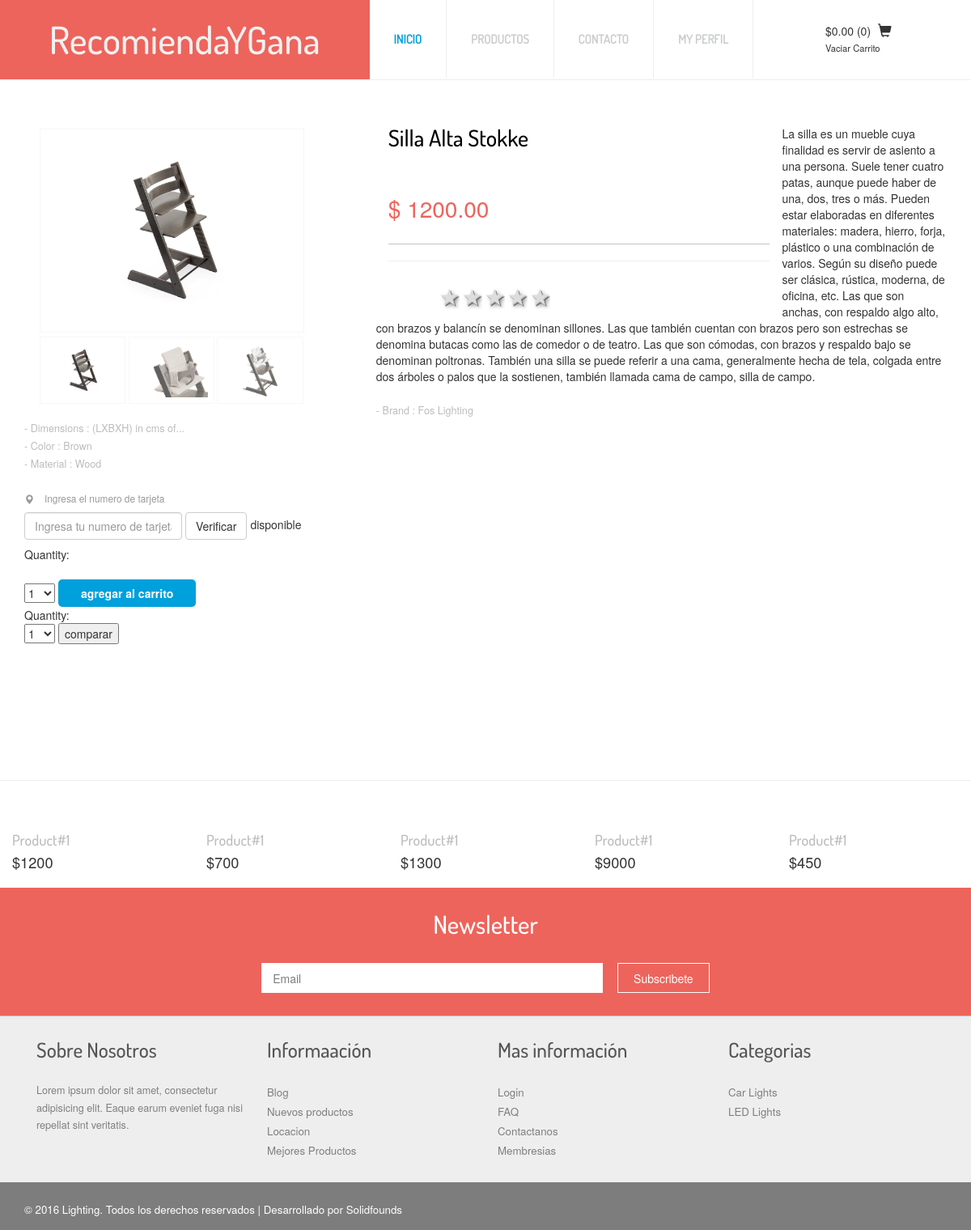
/1/silla-alta-stokke/, run on the app's committed database.
### shop/models.py (models this page shows, shortened)
class Producto(models.Model):
    categoria = models.ForeignKey(Categoria, related_name='productos')
    nombre = models.CharField(max_length=200, db_index=True)
    marca = models.CharField(max_length=150, default='vacia')
    slug = models.SlugField(max_length=200, db_index=True)
    imagen = models.ImageField(upload_to='products/%Y/%m/%d',blank=True)
    imagen2 = models.ImageField(upload_to='products/%Y/%m/%d',blank=True)
    imagen3 = models.ImageField(upload_to='products/%Y/%m/%d',blank=True)
    descripcion = models.TextField(blank=True)
    precio = models.DecimalField(max_digits=10, decimal_places=2)
    stock = models.PositiveIntegerField()
    disponible = models.BooleanField(default=True)
    creado = models.DateTimeField(auto_now_add=True)
    actualizado = models.DateTimeField(auto_now=True)
    class Meta:
        index_together = (('id', 'slug'),)

### shop/views.py (the view)
# urls.py: url(r'^(?P<id>\d+)/(?P<slug>[-\w]+)/$',views.producto_detalle,name='producto_detalle'),
def producto_detalle(request, id, slug):
    producto = get_object_or_404(Producto,
                                 id=id,
                                 slug=slug,
                                 disponible=True)
    cart_product_form = CartAddProductForm()
    comparate_product_form = CompararAddProductForm
    return render(request, 'shop/producto/detalle.html', {'producto':producto,
                                                          'cart_product_form':cart_product_form,
                                                          'comparate_product_form':comparate_product_form})

### cart/forms.py
class CartAddProductForm(forms.Form):
    quantity = forms.TypedChoiceField(
        choices=PRODUCT_QUANTITY_CHOICES, coerce=int)
    update = forms.BooleanField(required=False,
                                initial=False,
                                widget=forms.HiddenInput)

### cart/context_processors.py (called while the page is built)
def cart(request):
    return {'cart':Cart(request)}

### shop/templates/shop/producto/detalle.html (shortened to what this page needs)
{% extends 'base-single.html' %}
{% load staticfiles %}
{% block contenidosingle %}
    <div class="product">
	 <div class="container">
		 <div class="product-price1">
			 <div class="top-sing">
				  <div class="col-md-7 single-top">
					 <div class="flexslider">
							  <ul class="slides">
								<li data-thumb="{{ producto.imagen.url }}">
									<div class="thumb-image"> <img src="{{ producto.imagen.url }}" data-imagezoom="true" class="img-responsive" alt=""/> </div>
								</li>
								<li data-thumb="{{ producto.imagen2.url }}">
									 <div class="thumb-image"> <img src="{{ producto.imagen2.url }}" data-imagezoom="true" class="img-responsive" alt=""/> </div>
								</li>
							  </ul>
						</div>
				 </div>
			     <div class="col-md-5 single-top-in simpleCart_shelfItem">
					  <div class="single-para ">
						 <h4>{{ producto.nombre }}</h4>
							<h5 class="item_price">$ {{ producto.precio }}</h5>
                            <hr>
                            <div class="rating">
                                <input type="radio" id="star5" name="rating" value="5" /><label for="star5" title="Rocks!">5 stars</label>
                                <input type="radio" id="star4" name="rating" value="4" /><label for="star4" title="Pretty good">4 stars</label>
                                <input type="radio" id="star3" name="rating" value="3" /><label for="star3" title="Meh">3 stars</label>
                                <input type="radio" id="star2" name="rating" value="2" /><label for="star2" title="Kinda bad">2 stars</label>
                                <input type="radio" id="star1" name="rating" value="1" /><label for="star1" title="Sucks big time">1 star</label>
 	                        </div>
                      </div>
                 </div>
							<p class="para">
                                {{ producto.descripcion|linebreaks }}
                            </p>
							<div class="prdt-info-grid">
								 <ul>
									 <li>- Brand : Fos Lighting</li>
									 <li>- Dimensions : (LXBXH) in cms of...</li>
									 <li>- Color : Brown</li>
									 <li>- Material : Wood</li>
								 </ul>
							</div>
							<div class="check">
							 <p><span class="glyphicon glyphicon-map-marker" aria-hidden="true"></span>Ingresa el numero de tarjeta </p>
							 <form class="navbar-form">
								  <div class="form-group">
									<input type="text" class="form-control" placeholder="Ingresa tu numero de tarjeta">
								  </div>
								  <button type="submit" class="btn btn-default">Verificar</button>
                                 {% if producto.stock > 1 %}
                                     disponible
                                 {% else %}
                                     no disponible
                                 {% endif %}
							 </form>
						    </div>
                            <form action="{% url "cart:cart_add" producto.id %}" method="post">
                                {{ cart_product_form }}
                                <input type="submit" class="add-cart item_add" value="agregar al carrito">
                            </form>
                            <form action="{% url "cart:ccart_add" producto.id %}" method="post">
                                {{ comparate_product_form }}
                                <input type="submit" value="comparar">
                            </form>
					 </div>
				 </div>
			 </div>
	     </div>
		 <div class="bottom-prdt">
			 <div class="btm-grid-sec">
				 <div class="col-md-2 btm-grid">
					 <a href="product.html">
						<h4>Product#1</h4>
						<span>$1200</span></a>
				 </div>
				 <div class="col-md-2 btm-grid">
					 <a href="product.html">
						<h4>Product#1</h4>
						<span>$700</span></a>
				 </div>
				 <div class="col-md-2 btm-grid">
					  <a href="product.html">
						<h4>Product#1</h4>
						<span>$1300</span></a>
				 </div>
				 <div class="col-md-2 btm-grid">
					  <a href="product.html">
						<h4>Product#1</h4>
						<span>$9000</span></a>
				 </div>
				 <div class="col-md-2 btm-grid">
					  <a href="product.html">
						<h4>Product#1</h4>
						<span>$450</span></a>
				 </div>
				  <div class="clearfix"></div>
			 </div>
		 </div>
             {% load disqus_tags %}
{% endblock %}

### shop/templates/base-single.html (shortened to what this page needs)
<!DOCTYPE html>
<html>
<head>
    {% load staticfiles %}
    {% load staticfiles %}
<link href="{% static 'css/bootstrap.css' %}" rel="stylesheet" type="text/css" media="all" />
<link href="{% static 'css/style.css' %}" rel="stylesheet" type="text/css" media="all" />
<link href="{% static 'css/memenu.css' %}" rel="stylesheet" type="text/css" media="all" />
<link href="{% static 'css/form.css' %}" rel="stylesheet" type="text/css" media="all" />
<link rel="stylesheet" href="{% static 'css/flexslider.css' %}" type="text/css" media="screen" />
</head>
<body>
<div class="header-top">
	 <div class="header-bottom">
				<div class="logo">
					<h1><a href="index.html">RecomiendaYGana</a></h1>
				</div>
			 <div class="top-nav">
				<ul class="memenu skyblue"><li class="active"><a href="index.html">Inicio</a></li>
					<li class="grid"><a href="#">Productos</a>
					</li>
					<li class="grid"><a href="typo.html">Contacto</a></li>
					<li class="grid"><a href="contact.html">My perfil</a></li>
				</ul>
				<div class="clearfix"> </div>
			 </div>
			 <div class="cart box_1">
				 <a href="checkout.html">
					<div class="total">
					<span class="simpleCart_total"></span> (<span id="simpleCart_quantity" class="simpleCart_quantity"></span>)</div>
					<span class="glyphicon glyphicon-shopping-cart" aria-hidden="true"></span>
				</a>
				<p><a href="javascript:;" class="simpleCart_empty">Vaciar Carrito</a></p>
			 </div>
			 <div class="clearfix"> </div>
			 </div>
</div>
{% block contenidosingle %}
{% endblock %}
<div class="subscribe">
	 <div class="container">
		 <h3>Newsletter</h3>
		 <form>
			 <input type="text" class="text" value="Email" onfocus="this.value = '';" onblur="if (this.value == '') {this.value = 'Email';}">
			 <input type="submit" value="Subscribete">
		 </form>
	 </div>
</div>
<div class="footer">
	 <div class="container">
		 <div class="footer-grids">
			 <div class="col-md-3 about-us">
				 <h3>Sobre Nosotros</h3>
				 <p>Lorem ipsum dolor sit amet, consectetur adipisicing elit. Eaque earum eveniet fuga nisi repellat sint veritatis.</p>
			 </div>
			 <div class="col-md-3 ftr-grid">
					<h3>Informaación</h3>
					<ul class="nav-bottom">
						<li><a href="#">Blog</a></li>
						<li><a href="#">Nuevos productos</a></li>
						<li><a href="#">Locacion</a></li>
						<li><a href="#">Mejores Productos</a></li>
					</ul>
			 </div>
			 <div class="col-md-3 ftr-grid">
					<h3>Mas información</h3>
					<ul class="nav-bottom">
						<li><a href="login.html">Login</a></li>
						<li><a href="#">FAQ</a></li>
						<li><a href="contact.html">Contactanos</a></li>
						<li><a href="#">Membresias</a></li>
					</ul>
			 </div>
			 <div class="col-md-3 ftr-grid">
					<h3>Categorias</h3>
					<ul class="nav-bottom">
						<li><a href="#">Car Lights</a></li>
						<li><a href="#">LED Lights</a></li>
					</ul>
			 </div>
			 <div class="clearfix"></div>
		 </div>
	 </div>
</div>
<div class="copywrite">
	 <div class="container">
		 <div class="copy">
			 <p>© 2016 Lighting. Todos los derechos reservados  | Desarrollado por  <a href="https://solidfounds.com/" target="_blank">Solidfounds</a> </p>
		 </div>
		 <div class="social">
				<a href="#"><i class="facebook"></i></a>
				<a href="#"><i class="twitter"></i></a>
				<a href="#"><i class="dribble"></i></a>
				<a href="#"><i class="google"></i></a>
				<a href="#"><i class="youtube"></i></a>
		 </div>
		 <div class="clearfix"></div>
	 </div>
</div>
</body>
</html>

### shop/static/css/style.css (style rules this page uses)
body a { transition: 0.5s all; -webkit-transition: 0.5s all; -o-transition: 0.5s all; -moz-transition: 0.5s all; -ms-transition: 0.5s all; }
ul { padding: 0; margin: 0; }
h1,h2,h3,h4,h5,h6,label,p { margin:0; }
.cart.box_1 a { color: #333; }
.box_1 { float: right; width: 15%; margin-top:2em; }
.glyphicon-shopping-cart:before { margin-left: 5px; font-size:1.2em; }
.box_1 p a { color: rgba(204, 204, 204, 1); font-size: 0.8em; }
.total { display: inline-block; }
.header-bottom { border-bottom: 1px solid #eee; }
.logo h1 a { color: #F1F1F1; font-family: 'Dosis-Medium'; font-size: 1.3em; font-weight: 100; padding: 0.5em 1.3em; text-decoration:none; background:#ed645c; display:inline-block; }
.logo { float:left; }
.top-nav { width: 42%; display: block; float: left; }
.skyblue { float:left; }
.glyphicon { top: 2px; margin-right:5px; }
.subscribe { background:#ed645c; text-align:center; padding:2em 0; }
.subscribe h3 { color:#fff; padding-bottom:1em; margin:0; font-family: 'Dosis-Medium'; font-size: 2.2em; }
.subscribe form { width:50%; margin:0 auto; }
.subscribe form input[type="text"] { border:0; outline:0; width:74%; font-size:1em; padding:0.6em 1em; color:#7D7D7D; }
.subscribe form input[type="submit"] { outline:none; border:1px solid #fff; width:20%; padding:0.55em; background:none; margin-left:1em; color:#fff; }
.footer { background:#eee; padding:2em 0; border-top:1px solid #c0c0c0; }
.about-us h3 { color: #555; font-size:1.8em; font-family: 'Dosis-Medium'; margin-bottom:1em; }
.about-us p { line-height:1.7em; color:#7F7F7F; font-size:0.9em; }
.ftr-grid h3 { font-size: 1.8em; color: #555; font-family: 'Dosis-Medium'; margin: 0 0 1em; }
ul.nav-bottom li { list-style: none; padding:2px 0; }
ul.nav-bottom li a { text-decoration: none; color: #7F7F7F; font-size: 0.9em; display: inline-block; }
ul.nav-bottom li:nth-child(1) { margin:0; }
.copywrite { padding:1em 0; background:#7D7D7D; }
.copy { float:left; }
.copy p { color:#fff; font-size:0.95em; padding-top:10px; }
.copy p a { color:#fff; }
.social { margin: 0em 0; float: right; }
.social i { width: 27px; height: 27px; background: url('../images/social.png') no-repeat 0px 0px; display: inline-block; margin:0 5px; }
a i.facebook { background-position:-3px -2px; }
a i.twitter { background-position: -43px -3px; }
a i.dribble { background-position: -83px -3px; }
a i.google { background-position:-126px -2px }
a i.youtube { background-position:-167px -3px; }
.product { padding:4em 0 3em; }
.item_add { color:#fff; text-decoration:none; font-weight:600; padding:0.5em 2em; display:inline-block; border-radius:5px; -moz-border-radius: 5px; -webkit-border-radius: 5px; -o-border-radius: 5px; margin: 1.5em 16px 0px 0px; background:#00a0dc; border:none; outline:none; }
.rating { margin: 6px 0 0 0em; }
.glyphicon-map-marker:before { content: "\e062"; color:#999; margin-right:8px; }
.top-sing { margin-bottom: 7em; }
.single-top { width: 32%; margin-right: 5em; }
.thumb-image { width: 323px; padding:1em; }
.thumb-image > img { width: 100%; }
.single-top-in { width: 61%; }
.single-para h4 { color: #000; font-size: 2em; font-family: 'Dosis-Medium'; }
p.para { font-size: 1em; color:#BDBCBC; line-height: 1.8em; }
.single-para h5 { color:#ed645c; font-size: 2em; border-bottom: 1px solid #C4C3C3; padding:1em 0; margin:1em 0 0.5em; }
.prdt-info-grid { margin:1.5em 0; }
.prdt-info-grid ul li { display:block; color:#BDBCBC; font-size:0.9em; padding:2px 0; }
.check p { font-size: 0.85em; display: inline-block; color: #999; }
.navbar-form { padding: 0!important; }
.btn-default { color: #333; background-color: #fff; border-color: #ccc; }
.btm-grid { border:1px solid #fff; padding:1em; width: 20%; float:left; }
.btm-grid a { text-decoration:none; }
.btm-grid h4 { color:#BDBCBC; font-size:1.3em; display:block; font-family: 'Dosis-Medium'; }
.btm-grid span { color:#333; font-size:1.3em; padding:4px 0; font-weight:500; display:inline-block; }
.bottom-prdt { margin-top:2em; padding-top:2em; border-top:1px solid #eee; }
label { display: block; margin-bottom: 0; font-weight: normal; }
@media (max-width: 1366px) { .top-nav { width: 44%; } }
@media (max-width: 1280px) { .top-nav { width: 46%; } }
@media (max-width: 1280px) { .about-us p { font-size: 0.9em; } }
@media (max-width: 1280px) { ul.nav-bottom li a { font-size: 0.95em; } }
@media (max-width: 1280px) { .single-top-in { width:44%; } }

### data on the page
Producto: imagen (picture), nombre "Silla Alta Stokke", precio "1200.00", descripcion "La silla es un mueble cuya finalidad es servir de asiento a una persona. Suele tener cuatro patas, aunque puede haber de una, dos, tres o más. Pueden estar elaboradas en diferentes materiales: madera, hierro, forja, plástico o una combinación de varios. Según su diseño puede ser clásica, rústica, moderna, de oficina, etc. Las que son anchas, con respaldo algo alto, con brazos y balancín se denominan sillones. Las que también cuentan con brazos pero son estrechas se denomina butacas como las de comedor o de teatro. Las que son cómodas, con brazos y respaldo bajo se denominan poltronas. También una silla se puede referir a una cama, generalmente hecha de tela, colgada entre dos árboles o…"
